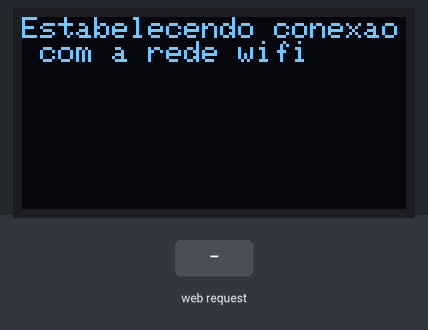
Bench run of a sketch on a simulated ESP8266 (NodeMCU). Parts: 128×64 one-colour display. The inputs (shaded band) are chosen by the test bench. WiFi joins after 1.5 s; servers stay silent unless stated; what the sketch prints to the serial monitor is not drawn.

Above: at 0.1 s.
At 1.4 s:
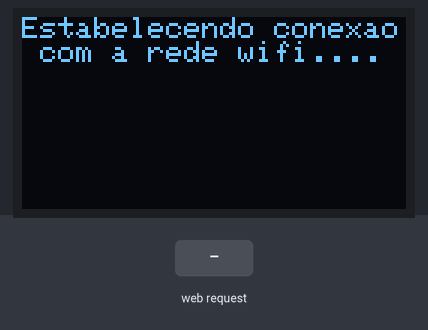
At 2.9 s:
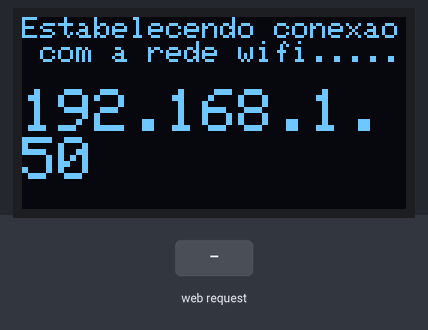
3.0 s: HTTP request GET /ligar received
Timing chart, 0 to 6.0 s (numbered marks = the images above; inputs shaded):
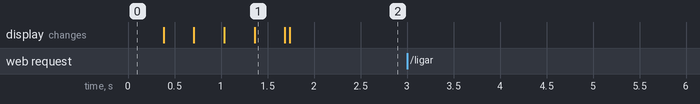

Measured:
- after the input at 3.0 s, every drawn part: stays the same

The sketch:

index.ino
```cpp
#include <WiFi.h>
#include <Arduino.h>
#include <IRremoteESP8266.h>
#include <IRsend.h>
#include <Wire.h>
#include <Adafruit_GFX.h>
#include <Adafruit_SSD1306.h>
#include <WebServer.h>

const uint16_t kRecvPin = 23;
const uint16_t kIrLed = 19;
IRsend irsend(kIrLed);
WebServer server(80);

const char* ssid = "Gouveia";
const char* password = "982111481";

#define SCREEN_WIDTH 128
#define SCREEN_HEIGHT 64

Adafruit_SSD1306 display(SCREEN_WIDTH, SCREEN_HEIGHT, &Wire, -1);

void setup() {
  Serial.begin(115200);
   irsend.begin();
  if(!display.begin(SSD1306_SWITCHCAPVCC, 0x3C)) {
    Serial.println(F("SSD1306 allocation failed"));
    for(;;);
  }

  display.clearDisplay();
  display.setTextSize(1);
  display.setTextColor(SSD1306_WHITE);
  display.setCursor(0,0);
  display.print("Estabelecendo conexao com a rede wifi");
  display.display();

  WiFi.begin(ssid, password);
  while (WiFi.status() != WL_CONNECTED) {
    delay(300);
    display.print(".");
    display.display();
  }

  display.print("\n\n");
  display.display();

  server.begin();
  Serial.println("Servidor iniciado");

  display.setTextSize(2);
  display.print(WiFi.localIP().toString());
  display.display();

  setupServerRoutes();
}

void loop() {
  server.handleClient();
}

void setupServerRoutes() {
  server.on("/", HTTP_GET, handleRoot);
  server.on("/ligar", HTTP_GET, handleLigar);
  server.on("/desligar", HTTP_GET, handleDesligar);
  server.on("/18graus", HTTP_GET, handle18Graus);
  server.on("/19graus", HTTP_GET, handle19Graus);
  server.on("/20graus", HTTP_GET, handle20Graus);
}

void handleRoot() {
  sendHtml();
}

void handleLigar() {
  irsend.sendLG(0x880084C, 28);
  Serial.println("IR para ligar o ar");
  sendHtml();
}

void handleDesligar() {
  irsend.sendLG(0x88C0051, 28);
  sendHtml();
}

void handle18Graus() {
  irsend.sendLG(0x880834F, 28);
  sendHtml();
}

void handle19Graus() {
  irsend.sendLG(0x8808440, 28);
  sendHtml();
}

void handle20Graus() {
  irsend.sendLG(0x8808541, 28);
  sendHtml();
}

void sendHtml() {
  String html = "<html><body>";
  html += "<h1>Controle Remoto</h1>";
  html += "<a href=\"/ligar\"><button>Ligar</button></a><br>";
  html += "<a href=\"/desligar\"><button>Desligar</button></a><br>";
  html += "<a href=\"/18graus\"><button>18 Graus</button></a><br>";
  html += "<a href=\"/19graus\"><button>19 Graus</button></a><br>";
  html += "<a href=\"/20graus\"><button>20 Graus</button></a><br>";
  html += "</body></html>";

  server.send(200, "text/html", html);
}
```
